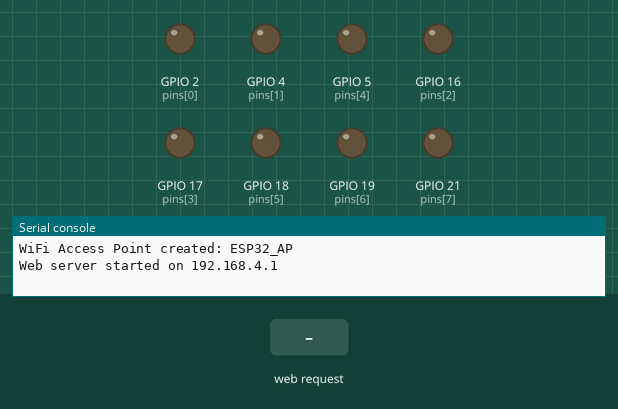
This program was run on a simulated ESP32 board running MicroPython. Parts: output pins drawn as LEDs (lit = HIGH), the last lines printed to the serial console. Inputs (shaded band) come from the test bench. The board's own WiFi access point starts at once.

Above: at 1.2 s.
1.3 s: HTTP request GET /allpin/on received
At 2.5 s:
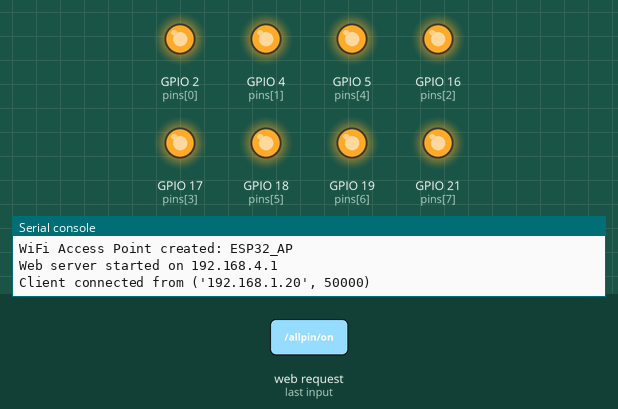
2.8 s: HTTP request GET /allpin/off received
At 3.8 s:
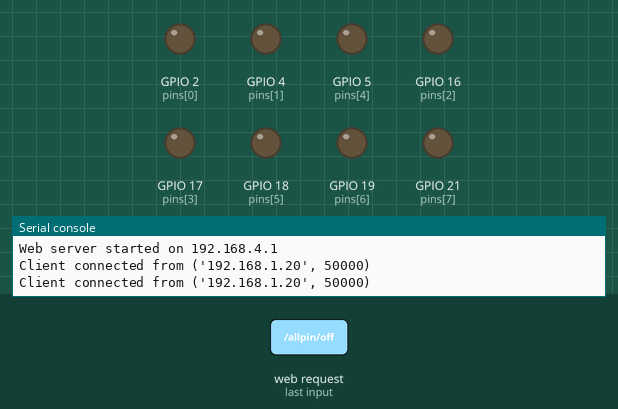
Timing chart, 0 to 5.8 s (numbered marks = the images above; inputs shaded):
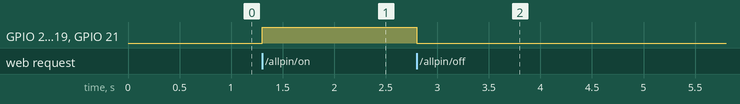

The program:

start_web_server_in.py
```python
from web_server import WebServer

WIFI_SSID = "ESP32_AP"  # WIFI_SSID
WIFI_PASSWORD = ""  #  WIFI_PASSWORD

pin_numbers = [2, 4, 16, 17, 5, 18, 19, 21]

web_server = WebServer(WIFI_SSID, WIFI_PASSWORD, pin_numbers) # Create an object of the WebServer class

try:
    web_server.start_server() # Running a web server

except KeyboardInterrupt as err:
    pass
```

web_server.py
```python
import machine
import socket
from html_generator import HtmlGenerator
from pin_handler import PinHandler
from wifi_ap_module import WifiAPManager

class WebServer:
    def __init__(self, WIFI_SSID, WIFI_PASSWORD, pin_numbers):
        self.WIFI_SSID = WIFI_SSID
        self.WIFI_PASSWORD = WIFI_PASSWORD
        self.pin_numbers = pin_numbers
        self.pins = [machine.Pin(pin, machine.Pin.OUT) for pin in pin_numbers]
        self.htmlGenerator = HtmlGenerator(pin_numbers)
        self.html = self.htmlGenerator.create_html()
        self.pin_handler = PinHandler(self.pins, self.pin_numbers)
        self.wifi_manager = WifiAPManager(WIFI_SSID, WIFI_PASSWORD)

    def start_server(self):
        self.wifi_manager.create_wifi_ap()

        addr = "192.168.4.1"  # The IP address of the network generated by the ESP32
        print("Web server started on", addr)

        s = socket.socket(socket.AF_INET, socket.SOCK_STREAM)
        s.bind((addr, 80))
        s.listen(5)

        while True:
            conn, addr = s.accept()
            print("Client connected from", addr)

            request = conn.recv(1024)
            request = str(request)

            self.pin_handler.handle_request(request)

            # Send header instead of text
            conn.send("HTTP/1.1 200 OK\nContent-Type: text/html\n\n")

            # Sending the body of the message at once
            conn.sendall(self.html)
            conn.close()
```

html_generator.py
```python
class HtmlGenerator:
    def __init__(self, pins: list):
        self.html_start = """<!DOCTYPE html>
<html lang="en">

<head>
    <meta charset="UTF-8" />
    <meta name="viewport" content="width=device-width, initial-scale=1.0" />
    <title>ESP32 Web Server</title>
    <link href="https://cdn.jsdelivr.net/npm/bootstrap@5.3.2/dist/css/bootstrap.min.css" rel="stylesheet"
        integrity="sha384-T3c6CoIi6uLrA9TneNEoa7RxnatzjcDSCmG1MXxSR1GAsXEV/Dwwykc2MPK8M2HN" crossorigin="anonymous" />
</head>

<body data-bs-theme="dark" class="text-center">
    <nav class="navbar bg-body-tertiary">
        <div class="container-fluid">
            <a class="navbar-brand" href="#">ESP32 Web Server</a>
        </div>
    </nav>
    <br />
        """
        self.html_end = """
            <button class="btn btn-primary" onclick="window.location.href='/allpin/on'">
                All Pins On
            </button>
            <button class="btn btn-danger" onclick="window.location.href='/allpin/off'">
                All Pins Off
            </button>
            <hr />
        <script src="https://cdn.jsdelivr.net/npm/bootstrap@5.3.2/dist/js/bootstrap.bundle.min.js"
        integrity="sha384-C6RzsynM9kWDrMNeT87bh95OGNyZPhcTNXj1NW7RuBCsyN/o0jlpcV8Qyq46cDfL"
        crossorigin="anonymous"></script>
</body>

</html>
        """
        self.pins = pins

    def single_button_generator(self, pin_num) -> str:
        button = f"""
            <button class="btn btn-primary" onclick="window.location.href='/pin{pin_num}/on'">
                Pin{pin_num}
            </button>
            <button class="btn btn-danger" onclick="window.location.href='/pin{pin_num}/off'">
                Pin{pin_num}
            </button>
            <hr />"""
        return button

    def button_generator(self, pins: list) -> str:
        buttons = ""
        for pin in pins:
            buttons += self.single_button_generator(pin)
        return buttons

    def create_html(self):
        return self.html_start + self.button_generator(self.pins) + self.html_end

    def print_buttons(self):
        print(self.create_html())


if __name__ == "__main__":
    htmlGenerator = HtmlGenerator([1, 3, 4, 6, 188])
    htmlGenerator.print_buttons()
```

pin_handler.py
```python
class PinHandler:
    def __init__(self, pins, pin_numbers):
        self.pins = pins
        self.pin_numbers = pin_numbers

    def handle_request(self, request):
        for i in range(len(self.pin_numbers)):
            if f"/pin{self.pin_numbers[i]}/on" in request:
                self.pins[i].on()
            elif f"/pin{self.pin_numbers[i]}/off" in request:
                self.pins[i].off()

        if "/allpin/on" in request:
            for i in range(len(self.pin_numbers)):
                self.pins[i].on()

        elif "/allpin/off" in request:
            for i in range(len(self.pin_numbers)):
                self.pins[i].off()
```

wifi_ap_module.py
```python
import network

class WifiAPManager:
    def __init__(self, WIFI_SSID, WIFI_PASSWORD):
        self.WIFI_SSID = WIFI_SSID
        self.WIFI_PASSWORD = WIFI_PASSWORD
        self.ap = network.WLAN(network.AP_IF)

    def create_wifi_ap(self):
        self.ap.active(True)
        self.ap.config(essid=self.WIFI_SSID, password=self.WIFI_PASSWORD)
        print("WiFi Access Point created:", self.WIFI_SSID)
```

Measured:
- after the input at 1.3 s, GPIO 2 (pins[0]), GPIO 4 (pins[1]), GPIO 5 (pins[4]), GPIO 16 (pins[2]), GPIO 17 (pins[3]), GPIO 18 (pins[5]), GPIO 19 (pins[6]), GPIO 21 (pins[7]): LOW → HIGH at once
- after the input at 2.8 s, GPIO 2 (pins[0]), GPIO 4 (pins[1]), GPIO 5 (pins[4]), GPIO 16 (pins[2]), GPIO 17 (pins[3]), GPIO 18 (pins[5]), GPIO 19 (pins[6]), GPIO 21 (pins[7]): HIGH → LOW at once
